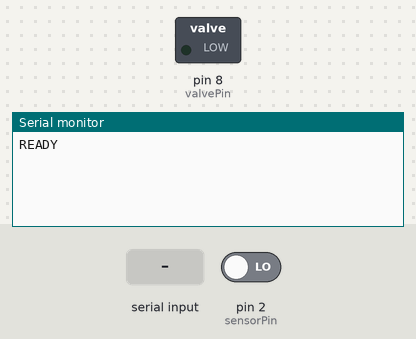
Simulated run of this sketch. Board: Arduino Uno, built with avr-gcc and run on an emulated ATmega328P. On the bench: switched loads named in the sketch (green lamp = pin HIGH), the last lines printed to the serial monitor. The test bench sets the inputs (shaded band); at power-on: pin 2 (sensorPin) LOW.

Above: at 1.2 s.
1.3 s: pin 2 (sensorPin) driven HIGH
At 2.4 s:
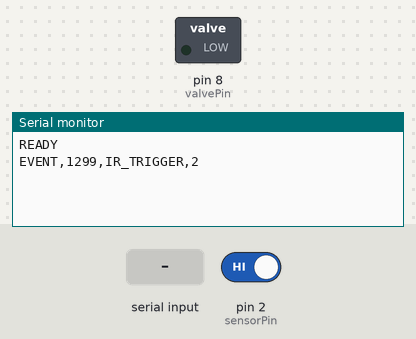
2.8 s: "a" received over Serial
At 3.5 s:
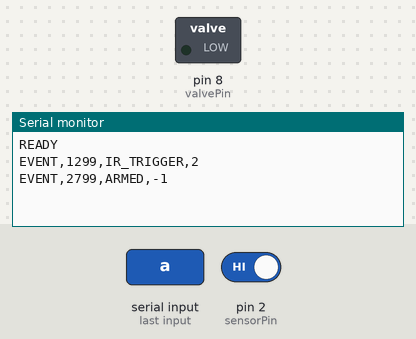
4.3 s: "0" received over Serial
At 4.7 s:
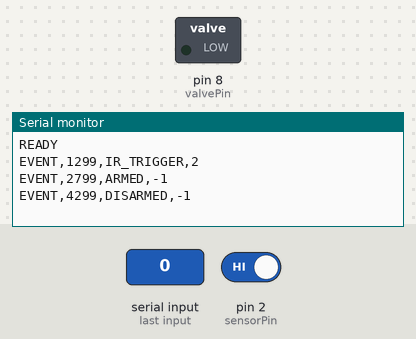

The sketch:

one-reward-one-IR.ino
```cpp
const int sensorPin = 2;
const int valvePin = 8;

const int BLOCKED_STATE = HIGH;  // change to LOW if your IR sensor is inverted

const unsigned long PULSE_MS = 50;

bool armed = false;
bool previousBlocked = false;

bool valveActive = false;
unsigned long valveStartTime = 0;

bool isBeamBlocked() {
  return digitalRead(sensorPin) == BLOCKED_STATE;
}

void logEvent(const char* eventName, int pinNumber) {
  Serial.print("EVENT,");
  Serial.print(millis());
  Serial.print(",");
  Serial.print(eventName);
  Serial.print(",");
  Serial.println(pinNumber);
}

void setup() {
  Serial.begin(115200);

  pinMode(sensorPin, INPUT);
  pinMode(valvePin, OUTPUT);

  digitalWrite(valvePin, LOW);

  previousBlocked = isBeamBlocked();

  Serial.println("READY");
}

void loop() {
  unsigned long now = millis();

  bool blocked = isBeamBlocked();

  // Receive commands from Python
  while (Serial.available() > 0) {
    char command = Serial.read();

    if (command == 'a') {
      armed = true;
      previousBlocked = blocked;  // require a new beam break after arming
      logEvent("ARMED", -1);
    }

    if (command == '0') {
      armed = false;
      valveActive = false;
      digitalWrite(valvePin, LOW);
      logEvent("DISARMED", -1);
    }
  }

  bool newBeamBreak = blocked && !previousBlocked;

  // Log every new IR activation, even if reward is suppressed
  if (newBeamBreak) {
    logEvent("IR_TRIGGER", sensorPin);
  }

  // If armed, one new beam break gives one valve pulse
  if (armed && newBeamBreak) {
    digitalWrite(valvePin, HIGH);
    valveActive = true;
    valveStartTime = now;

    logEvent("VALVE_ON", valvePin);

    // Suppress until space is pressed again
    armed = false;
  }

  // Turn valve off after 50 ms
  if (valveActive && now - valveStartTime >= PULSE_MS) {
    digitalWrite(valvePin, LOW);
    valveActive = false;

    logEvent("VALVE_OFF", valvePin);
  }

  previousBlocked = blocked;
}
```

Measured:
- after the input at 1.3 s, the serial monitor: prints a new line at once (image 1)
- after the input at 2.8 s, the serial monitor: prints a new line at once (image 2)
- after the input at 4.3 s, the serial monitor: prints a new line at once (image 3)
